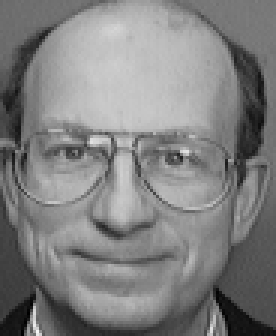
%> input picture p3/Comparar/13_10.png, 92 x 112 px (shown 3 times larger)
$ octave p3_p2.m   (GNU Octave 9; MATLAB toolbox functions it lacks are replaced by stand-ins)
%> lines starting %> are read from the running program, lines starting %| are printed output that depends on the picture
close all
clear all
clc
pkg load image


function L = list_files(path)
L = dir ( path );
L = L (3: length (L));
L = struct2cell (L);
L = L (1 ,:) ;
end

function face_recognition(path, test_image, epsilon_0);
%> called with path = 'C:\Users\kimbe\Desktop\Problema3\Database\', epsilon_0 = 500

  %Cantidad de personas
  persons = 40;
  %Cantidad de fotos por persona
  photos = 9;
  % Cantidad de im醙enes de rostros
  N = persons * photos;
  % Tama駉 original mxn redimensionado
  [m, n] = size(test_image);
%> m = 112; n = 92
  M  = m*n;
%> M = 10304
  % Se crea la matriz S de tama駉 MxN (mn x N)
  S = zeros(M, N);


  %Se carga la base de datos en S
  BaseData = list_files(path);
  for i =1:N;
    f = im2double(imread(strcat(path, BaseData{1,i})));
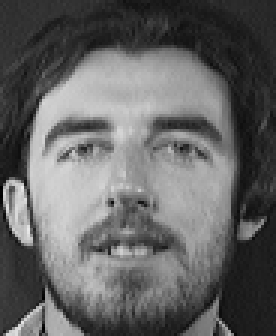
%> input picture p3/Database/11_1.png, 92 x 112 px (shown 3 times larger)
%> f: size 112x92 double; min 0, max 0.918, mean 0.392
    S(:, i) = f(:);
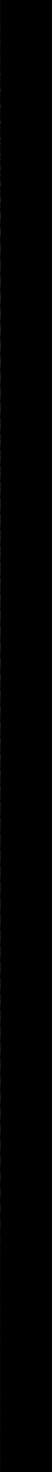
%> S: size 10304x360 double (shown at 1/7 size); min 0, max 0.918, mean 0.00109
  endfor
%> pass 2 of the loop in face_recognition, `for i =1:N;`:
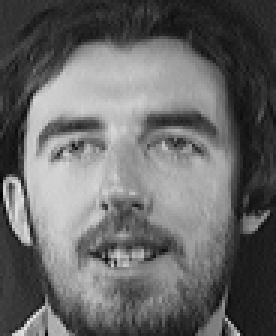
%> input picture p3/Database/11_3.png, 92 x 112 px (shown 3 times larger)
%> in face_recognition, `S(:, i) = f(:);`:
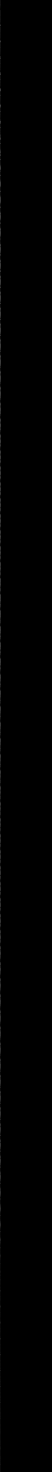
%> S: size 10304x360 double (shown at 1/7 size); min 0, max 0.918, mean 0.00222
%> pass 3 of the loop in face_recognition, `for i =1:N;`:
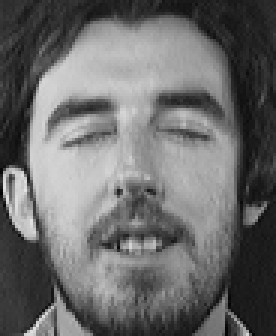
%> input picture p3/Database/11_4.png, 92 x 112 px (shown 3 times larger)
%> in face_recognition, `S(:, i) = f(:);`:
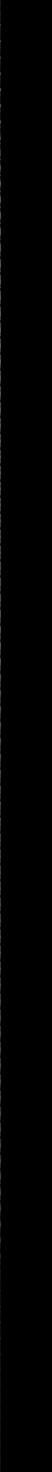
%> S: size 10304x360 double (shown at 1/7 size); min 0, max 0.918, mean 0.00339
%> the loop made 5 passes; the first 3 are shown

  %Calcular el promedio
  f_prom = zeros(M, 1);
  for i =1: N;
    f_prom = f_prom + S(:, i);
  endfor
  f_prom = f_prom * (1/N);


  % A = f_i - f_prom
  A = S - repmat(f_prom, 1, N);

  %Calcular matriz U_r
  [U, s, v] = svd(A, 0);
  r = N;
  U_r = U(:, 1:r);

  %Calcular matriz de x_i
  X = U_r' * A;

  %Calcular w
  dif = test_image(:) - f_prom;
  w = U_r' * dif;

  % Calcular epsilon para cada imagen
  epsilons = zeros(N, 1);
  for i = 1:N
      epsilons(i, 1) = norm((w - X(:, i)));
  end
  %Obtener el m韓imo
  [x_j j] = min(epsilons(:, 1));

  %Si x_j < e0, detectar el rostro
  if norm(w - x_j) < epsilon_0
      disp(sprintf('El rostro es de la persona de la imagen %s', BaseData{1,j}));
  else
      disp('El rostro es desconocido');
  end
end


path = 'C:\Users\kimbe\Desktop\Problema3\Database\';
epsilon_0 = 500;

test_image = im2double(imread('C:\Users\kimbe\Desktop\Problema3\Comparar\13_10.png'));
tic;
%> (the run ends here)
